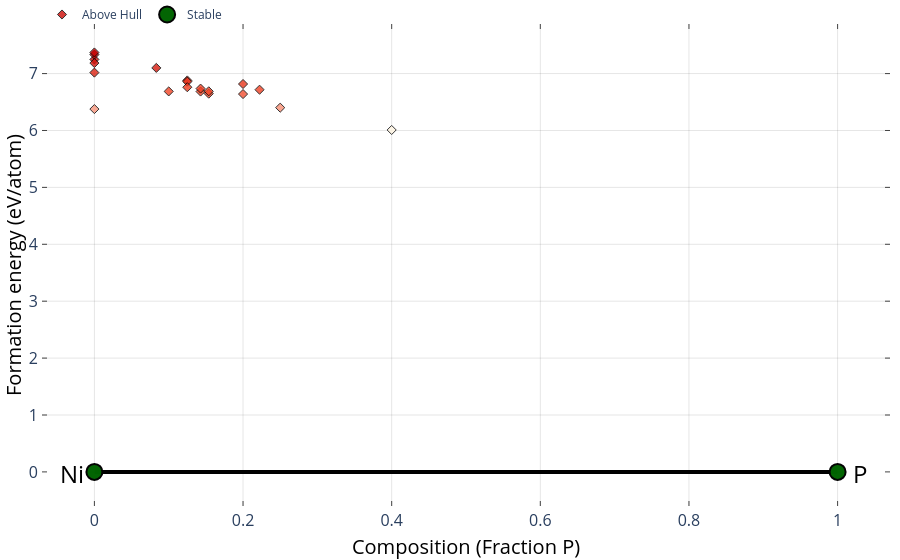

The cell this chart's notebook holds for it:
### Markdown cell above
## Step 5: Construct Convex Hull

Determine thermodynamic stability using pymatgen's phase diagram.

### Code cell
# Build convex hull with proper composition handling
entries = []
for atoms, _, total_e in relaxed_structures:
    # Get composition from symbol counts (more explicit and correct)
    symbol_counts = Counter(atoms.get_chemical_symbols())
    comp_obj = Composition(symbol_counts)  # e.g., {'Ni': 2, 'P': 1} -> Ni2P
    entries.append(PDEntry(comp_obj, total_e))

# Compute reference energies using proper crystal structures
print("\nComputing reference energies...")

# Pure Ni: FCC structure
ni_fcc = bulk("Ni", "fcc", a=1.5)
ni_relaxed, _ = relax_unit_cell(ni_fcc, calculator, max_iter=max_iter, fmax=fmax, verbose=False)
e_ni_total = ni_relaxed.get_potential_energy()
print(f"Ni (FCC): {e_ni_total / len(ni_relaxed):.4f} ε/atom")

# Pure P: FCC structure
p_fcc = bulk("P", "fcc", a=1.3)
p_relaxed, _ = relax_unit_cell(p_fcc, calculator, max_iter=max_iter, fmax=fmax, verbose=False)
e_p_total = p_relaxed.get_potential_energy()
print(f"P (FCC): {e_p_total / len(p_relaxed):.4f} ε/atom")

# Ni4P structure
alat = 4.0
ni4p = Atoms(
    "Ni4P",
    positions=[
        [0.0, 0.0, 0.0],
        [0.0, alat / 2, alat / 2],
        [alat / 2, 0.0, alat / 2],
        [alat / 2, alat / 2, 0.0],
        [alat / 2, alat / 2, alat / 2],
    ],
    cell=[alat, alat, alat],
    pbc=True,
)
ni4p_relaxed, _ = relax_unit_cell(ni4p, calculator, max_iter=max_iter, fmax=fmax, verbose=False)
e_ni4p_total = ni4p_relaxed.get_potential_energy()
print(f"Ni4P (Rocksalt): {e_ni4p_total / len(ni4p_relaxed):.4f} ε/atom")

# Add references with TOTAL energies
entries.extend(
    [
        PDEntry(Composition("Ni"), e_ni_total),
        PDEntry(Composition("P"), e_p_total),
        PDEntry(Composition("Ni4P"), e_ni4p_total),
    ]
)
pd = PhaseDiagram(entries)

for i, (atoms, e_per_atom, total_e) in enumerate(relaxed_structures):
    symbol_counts = Counter(atoms.get_chemical_symbols())
    comp_obj = Composition(symbol_counts)
    entry = PDEntry(comp_obj, total_e)
    e_above_hull = pd.get_e_above_hull(entry)

    print(
        f"{i + 1:2d}. {comp_obj.reduced_formula:10s} | "
        f"E/atom: {e_per_atom:8.4f} ε | "
        f"E_hull: {e_above_hull:8.4f} ε/atom"
    )

print(f"\nTotal structures analyzed: {len(relaxed_structures)}")
print(f"Total entries in phase diagram: {len(entries)}")

# Plot and save phase diagram
plotter = PDPlotter(pd, show_unstable=1000.0, backend="plotly")  # Very large value to show all
plotter.get_plot()
plotter.show()

### Figure 1 — Plotly figure (JSON) as saved in the notebook; plotly's stock layout.template omitted (floating-point values rounded to 4 significant figures)
{"data": [{"hoverinfo": "none", "line": {"color": "black", "width": 4.0}, "mode": "lines", "showlegend": false, "type": "scatter", "x": [1.0, 0.0, null], "y": [0.0, 0.0, null]}, {"hoverinfo": "skip", "mode": "text", "name": "Labels (stable)", "opacity": 1.0, "showlegend": true, "text": [], "textposition": [], "type": "scatter", "visible": true, "x": [], "y": []}, {"error_y": {"array": [0, 0], "color": "gray", "thickness": 2.5, "type": "data", "width": 5}, "hoverinfo": "text", "hoverlabel": {"font": {"size": 14}}, "hovertext": ["P (no ID) <br>  Formation energy: 0.0 eV/atom <br>  (Stable)", "Ni (no ID) <br>  Formation energy: 0.0 eV/atom <br>  (Stable)"], "marker": {"color": "darkgreen", "line": {"color": "black", "width": 2}, "size": 16}, "mode": "markers", "name": "Stable", "opacity": 0.99, "showlegend": true, "type": "scatter", "x": [1.0, 0.0], "y": [0.0, 0.0]}, {"hoverinfo": "text", "hoverlabel": {"font": {"size": 14}}, "hovertext": ["Ni (no ID) <br>  Formation energy: 7.248 eV/atom <br>  Energy Above Hull: (+7.248 eV/atom)", "Ni (no ID) <br>  Formation energy: 7.334 eV/atom <br>  Energy Above Hull: (+7.334 eV/atom)", "Ni (no ID) <br>  Formation energy: 7.371 eV/atom <br>  Energy Above Hull: (+7.371 eV/atom)", "Ni (no ID) <br>  Formation energy: 7.185 eV/atom <br>  Energy Above Hull: (+7.185 eV/atom)", "Ni (no ID) <br>  Formation energy: 7.017 eV/atom <br>  Energy Above Hull: (+7.017 eV/atom)", "Ni (no ID) <br>  Formation energy: 6.376 eV/atom <br>  Energy Above Hull: (+6.376 eV/atom)", "Ni<sub>3</sub>P (no ID) <br>  Formation energy: 6.401 eV/atom <br>  Energy Above Hull: (+6.401 eV/atom)", "Ni<sub>3</sub>P<sub>2</sub> (no ID) <br>  Formation energy: 6.009 eV/atom <br>  Energy Above Hull: (+6.009 eV/atom)", "Ni<sub>4</sub>P (no ID) <br>  Formation energy: 6.64 eV/atom <br>  Energy Above Hull: (+6.64 eV/atom)", "Ni<sub>4</sub>P (no ID) <br>  Formation energy: 6.817 eV/atom <br>  Energy Above Hull: (+6.817 eV/atom)", "Ni<sub>6</sub>P (no ID) <br>  Formation energy: 6.684 eV/atom <br>  Energy Above Hull: (+6.684 eV/atom)", "Ni<sub>6</sub>P (no ID) <br>  Formation energy: 6.736 eV/atom <br>  Energy Above Hull: (+6.736 eV/atom)", "Ni<sub>7</sub>P (no ID) <br>  Formation energy: 6.88 eV/atom <br>  Energy Above Hull: (+6.88 eV/atom)", "Ni<sub>7</sub>P (no ID) <br>  Formation energy: 6.859 eV/atom <br>  Energy Above Hull: (+6.859 eV/atom)", "Ni<sub>7</sub>P (no ID) <br>  Formation energy: 6.76 eV/atom <br>  Energy Above Hull: (+6.76 eV/atom)", "Ni<sub>7</sub>P<sub>2</sub> (no ID) <br>  Formation energy: 6.717 eV/atom <br>  Energy Above Hull: (+6.717 eV/atom)", "Ni<sub>9</sub>P (no ID) <br>  Formation energy: 6.686 eV/atom <br>  Energy Above Hull: (+6.686 eV/atom)", "Ni<sub>11</sub>P (no ID) <br>  Formation energy: 7.1 eV/atom <br>  Energy Above Hull: (+7.1 eV/atom)", "Ni<sub>11</sub>P<sub>2</sub> (no ID) <br>  Formation energy: 6.647 eV/atom <br>  Energy Above Hull: (+6.647 eV/atom)", "Ni<sub>11</sub>P<sub>2</sub> (no ID) <br>  Formation energy: 6.689 eV/atom <br>  Energy Above Hull: (+6.689 eV/atom)"], "marker": {"color": [7.248, 7.334, 7.371, 7.185, 7.017, 6.376, 6.401, 6.009, 6.64, 6.817, 6.684, 6.736, 6.88, 6.859, 6.76, 6.717, 6.686, 7.1, 6.647, 6.689], "colorscale": [[0.0, "#fff5e3"], [0.5, "#f24324"], [1.0, "#c40000"]], "line": {"color": "black", "width": 1}, "opacity": 0.8, "size": 7, "symbol": "diamond"}, "mode": "markers", "name": "Above Hull", "showlegend": true, "type": "scatter", "x": [0.0, 0.0, 0.0, 0.0, 0.0, 0.0, 0.25, 0.4, 0.2, 0.2, 0.1429, 0.1429, 0.125, 0.125, 0.125, 0.2222, 0.1, 0.08333, 0.1538, 0.1538], "y": [7.248, 7.334, 7.371, 7.185, 7.017, 6.376, 6.401, 6.009, 6.64, 6.817, 6.684, 6.736, 6.88, 6.859, 6.76, 6.717, 6.686, 7.1, 6.647, 6.689]}], "layout": {"annotations": [{"align": "center", "font": {"color": "#000000", "size": 24.0}, "opacity": 1.0, "showarrow": false, "text": "P", "x": 1.03, "xref": "x", "y": -0.03, "yref": "y"}, {"align": "center", "font": {"color": "#000000", "size": 24.0}, "opacity": 1.0, "showarrow": false, "text": "Ni", "x": -0.03, "xref": "x", "y": -0.03, "yref": "y"}], "autosize": true, "coloraxis": {"colorbar": {"x": 1, "y": 0.05, "yanchor": "top"}}, "hovermode": "closest", "legend": {"orientation": "h", "tracegroupgap": 7, "traceorder": "reversed", "x": 0, "xanchor": "left", "y": 1.05}, "margin": {"b": 10, "l": 10, "pad": 0, "r": 10, "t": 0}, "paper_bgcolor": "rgba(0,0,0,0)", "plot_bgcolor": "rgba(0,0,0,0)", "showlegend": true, "xaxis": {"anchor": "y", "gridcolor": "rgba(0,0,0,0.1)", "mirror": "ticks", "nticks": 8, "showgrid": true, "showline": true, "side": "bottom", "tickfont": {"size": 16.0}, "ticks": "inside", "title": {"font": {"color": "#000000", "size": 20.0}, "text": "Composition (Fraction P)"}, "type": "linear", "zeroline": false}, "yaxis": {"anchor": "x", "gridcolor": "rgba(0,0,0,0.1)", "mirror": "ticks", "showgrid": true, "showline": true, "side": "left", "tickfont": {"size": 16.0}, "ticks": "inside", "title": {"font": {"color": "#000000", "size": 20.0}, "text": "Formation energy (eV/atom)"}, "type": "linear"}}}
